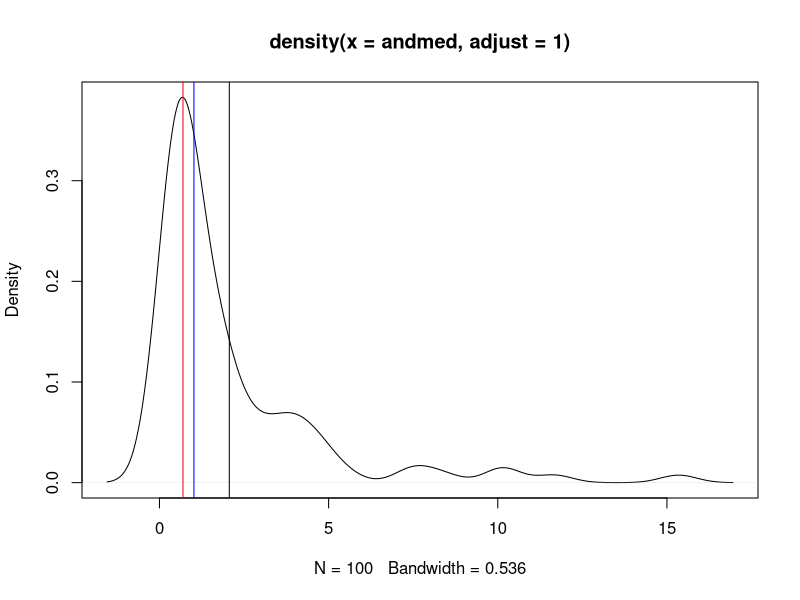
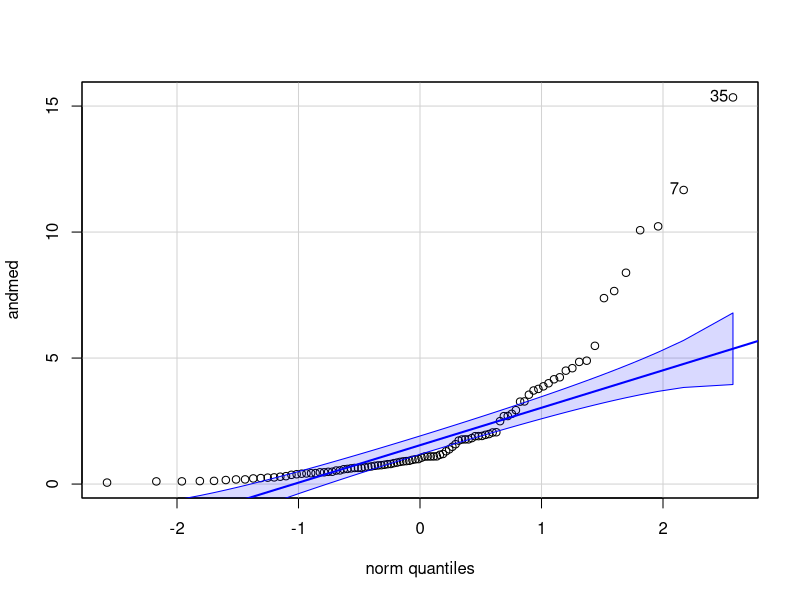
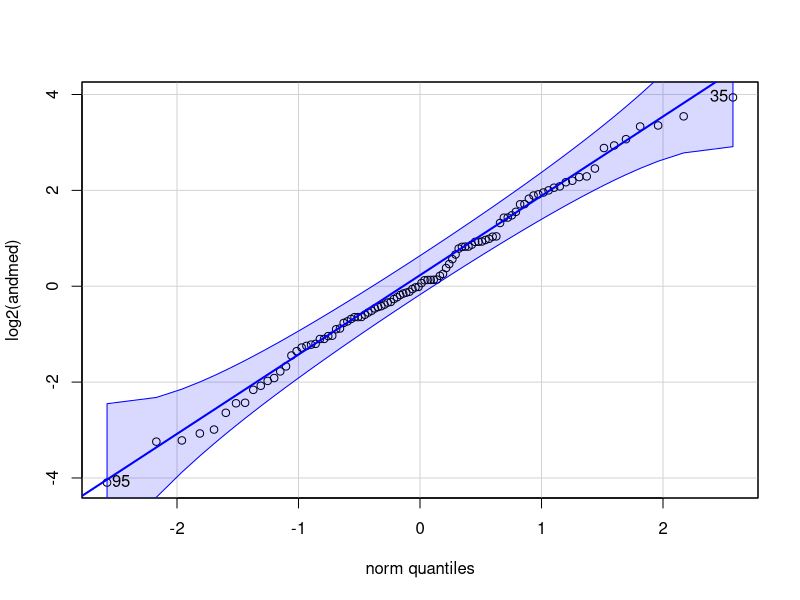

These charts were generated, in order, by the following R code: (Note: this script raises an error after producing the figures.)
## ---- chunk 1
andmed <- rlnorm(100)
mode <-  function(x, adjust = 1) {
  x <- na.omit(x)
  dx <- density(x, adjust = adjust)
  dx$x[which.max(dx$y)]
}
plot(density(andmed, adjust = 1))
abline(v = mode(andmed), col = "red")
abline(v = median(andmed), col = "blue")
abline(v = mean(andmed))
## ---- chunk 2
library(tidyverse)
multiplicative_sd <- function(x) {
  x <- na.omit(x)
  log_data <- log10(x)
  log_mean <- mean(log_data)
  log_sd <- sd(log_data)
  geom_mean <- 10**log_mean
  mult_sd <- 10**log_sd
  lower1 <- geom_mean/mult_sd
  upper1 <- geom_mean * mult_sd
  lower2 <- geom_mean/(mult_sd**2)
  upper2 <- geom_mean * (mult_sd**2)
  Mean <- mean(x)
  lower3 <- mean(x) - sd(x)
  upper3 <- mean(x) + sd(x)
  lower4 <- mean(x) - sd(x)*2
  upper4 <- mean(x) + sd(x)*2
  tibble(SD = c("multiplicative_SD", 
                "multiplicative_2_SD", 
                "additive_SD", 
                "additive_2_SD"), 
         MEAN = c(geom_mean, 
                  geom_mean, 
                  Mean, 
                  Mean), 
         lower = c(lower1, 
                   lower2, 
                   lower3, 
                   lower4), 
         upper = c(upper1, 
                   upper2, 
                   upper3, 
                   upper4))
}

multiplicative_sd(andmed) %>% knitr::kable()
## ---- chunk 3
set.seed(5363)
norm_andmed <- rnorm(3, 100, 20)
knitr::kable(multiplicative_sd(norm_andmed))
## ---- chunk 4
library(car)
qqPlot(andmed)
## ---- chunk 5
qqPlot(log2(andmed))
## ---- chunk 6
mad(andmed, constant = 1); sd(andmed); mad(andmed)
## ---- chunk 7
mad(log10(andmed), constant = 1); sd(log10(andmed)); mad(log10(andmed))
## ---- chunk 8
cor(iris$Sepal.Length, iris$Sepal.Width, use = "complete.obs")
## ---- chunk 9
library(stringr)
anscombe_long <- bind_cols(id = 1:11, anscombe) %>% 
  gather(key, value, -id) %>% 
  mutate(axis = str_extract(key, "[xy]"),
         q = letters[as.numeric(str_extract(key, "[0-9]"))]) %>%
  select(-key) %>% 
  spread(axis, value)
anscombe_r <- anscombe_long %>%
  group_by(q) %>%
  summarise(R = round(cor(x, y), 2))
anscombe_long %>% 
  ggplot(aes(x, y)) +
  geom_point() +
  annotate("text", x = 10, y = 12, label = sprintf("r = %s", anscombe_r$R)) +
  facet_wrap(~q) +
  theme(strip.text = element_text(hjust = 0))
## ---- chunk 10
# numeric columns only!
# the following gives cor matrix with 
# frequentist correction for mutliple testing:
# print(psych::corr.test(iris[-5]))
# only numeric cols allowed! Hence -Species
knitr::kable(cor(iris[,-5]))
